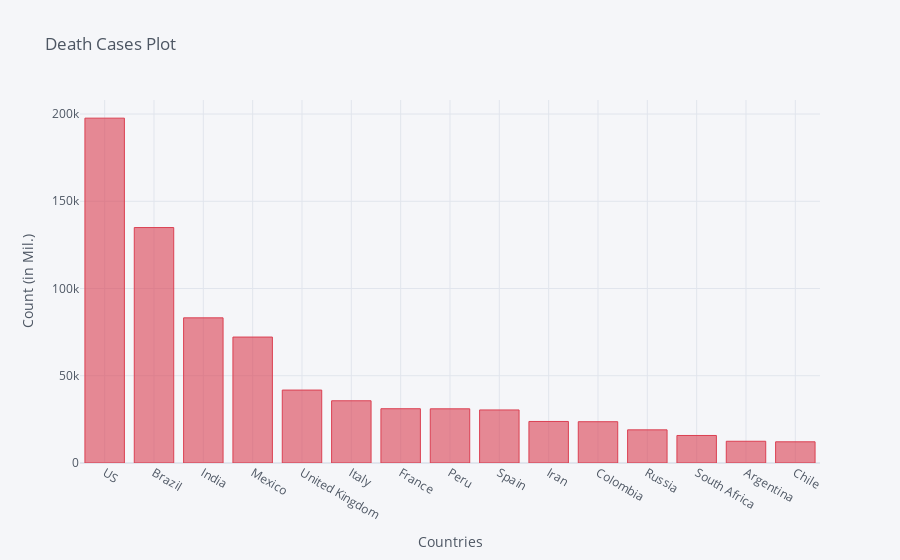

Write notebook code for a chart like this one.
### Code cell
death_df2_plot.iplot(kind='bar', x='Country/Region', y='9/17/20',color='red',
                    title='Death Cases Plot',xTitle='Countries',yTitle='Count (in Mil.)')

### Figure 1 — Plotly figure (JSON) as saved in the notebook; plotly's stock layout.template omitted (floating-point values rounded to 4 significant figures)
{"data": [{"marker": {"color": "rgba(219, 64, 82, 0.6)", "line": {"color": "rgba(219, 64, 82, 1.0)", "width": 1}}, "name": "9/17/20", "orientation": "v", "text": "", "type": "bar", "x": ["US", "Brazil", "India", "Mexico", "United Kingdom", "Italy", "France", "Peru", "Spain", "Iran", "Colombia", "Russia", "South Africa", "Argentina", "Chile"], "y": [197633, 134935, 83198, 72179, 41794, 35658, 31103, 31051, 30405, 23808, 23665, 18996, 15772, 12460, 12142]}], "layout": {"legend": {"bgcolor": "#F5F6F9", "font": {"color": "#4D5663"}}, "paper_bgcolor": "#F5F6F9", "plot_bgcolor": "#F5F6F9", "title": {"font": {"color": "#4D5663"}, "text": "Death Cases Plot"}, "xaxis": {"gridcolor": "#E1E5ED", "showgrid": true, "tickfont": {"color": "#4D5663"}, "title": {"font": {"color": "#4D5663"}, "text": "Countries"}, "zerolinecolor": "#E1E5ED"}, "yaxis": {"gridcolor": "#E1E5ED", "showgrid": true, "tickfont": {"color": "#4D5663"}, "title": {"font": {"color": "#4D5663"}, "text": "Count (in Mil.)"}, "zerolinecolor": "#E1E5ED"}}}
